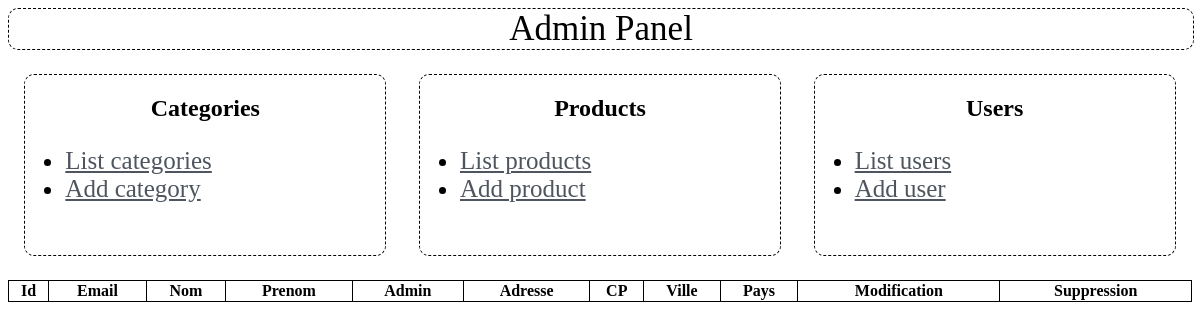
Page /admin/usr_list.php on the earlier database version.
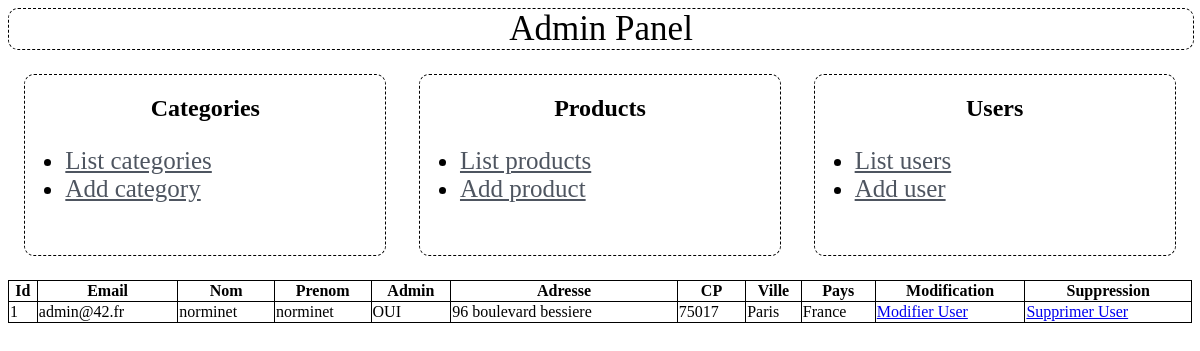
Same page on the later database version.
### tables this page shows
CREATE TABLE `users` (
  `id_user` int(11) NOT NULL,
  `passwd` longtext NOT NULL,
  `name` varchar(45) NOT NULL,
  `first_name` varchar(45) NOT NULL,
  `email` varchar(254) NOT NULL,
  `is_user` tinyint(1) DEFAULT NULL,
  `street` varchar(255) NOT NULL,
  `zipcode` varchar(45) NOT NULL,
  `city` varchar(45) NOT NULL,
  `country` varchar(45) NOT NULL
);

### admin/includes/get_request.php (called while the page is built, shortened)
<?php
function get_users()
{
   $users = [];
   $connection = db_connect();
   $res = mysqli_query($connection, 'SELECT * FROM users');
   while ($data = mysqli_fetch_assoc($res))
   {
       $users [] = $data;
   }
   return ($users);
}
?>

### admin/usr_list.php (the view)
<?php
  include("includes/header.php");
  $usr_list = get_users();
?>
<table style="width:100%">
  <tr>
    <th>Id</th>
    <th>Email</th>
    <th>Nom</th>
    <th>Prenom</th>
    <th>Admin</th>
    <th>Adresse</th>
    <th>CP</th>
    <th>Ville</th>
    <th>Pays</th>
    <th>Modification</th>
    <th>Suppression</th>
  </tr>
  <?php foreach($usr_list as $v) { ?>
    <tr>
      <?php
      echo "<td>".$v['id_user']."</td>";
      echo "<td>".stripslashes($v['email'])."</td>";
      echo "<td>".stripslashes($v['name'])."</td>";
      echo "<td>".stripslashes($v['first_name'])."</td>";
      if ($v['is_user'] == 1) { $admin = "NON"; } else { $admin = "OUI"; }
      echo "<td>".$admin."</td>";
      echo "<td>".stripslashes($v['street'])."</td>";
      echo "<td>".stripslashes($v['zipcode'])."</td>";
      echo "<td>".stripslashes($v['city'])."</td>";
      echo "<td>".stripslashes($v['country'])."</td>";
      echo "<td><a id='list-cat' href='usr_modif.php?id=".$v['id_user']."'>Modifier User</a></td>";
      echo "<td><a id='list-cat' href='process/usr.php?id=".$v['id_user']."&del=1'>Supprimer User</a></td>";
      ?>
    </tr>
  <?php } ?>
</table>
<?php include("includes/footer.php"); ?>

Differences in the rows shown:
added users: id_user "1", email "admin@42.fr", name "norminet", first_name "norminet", is_user "OUI", street "96 boulevard bessiere", zipcode "75017", city "Paris", country "France"
